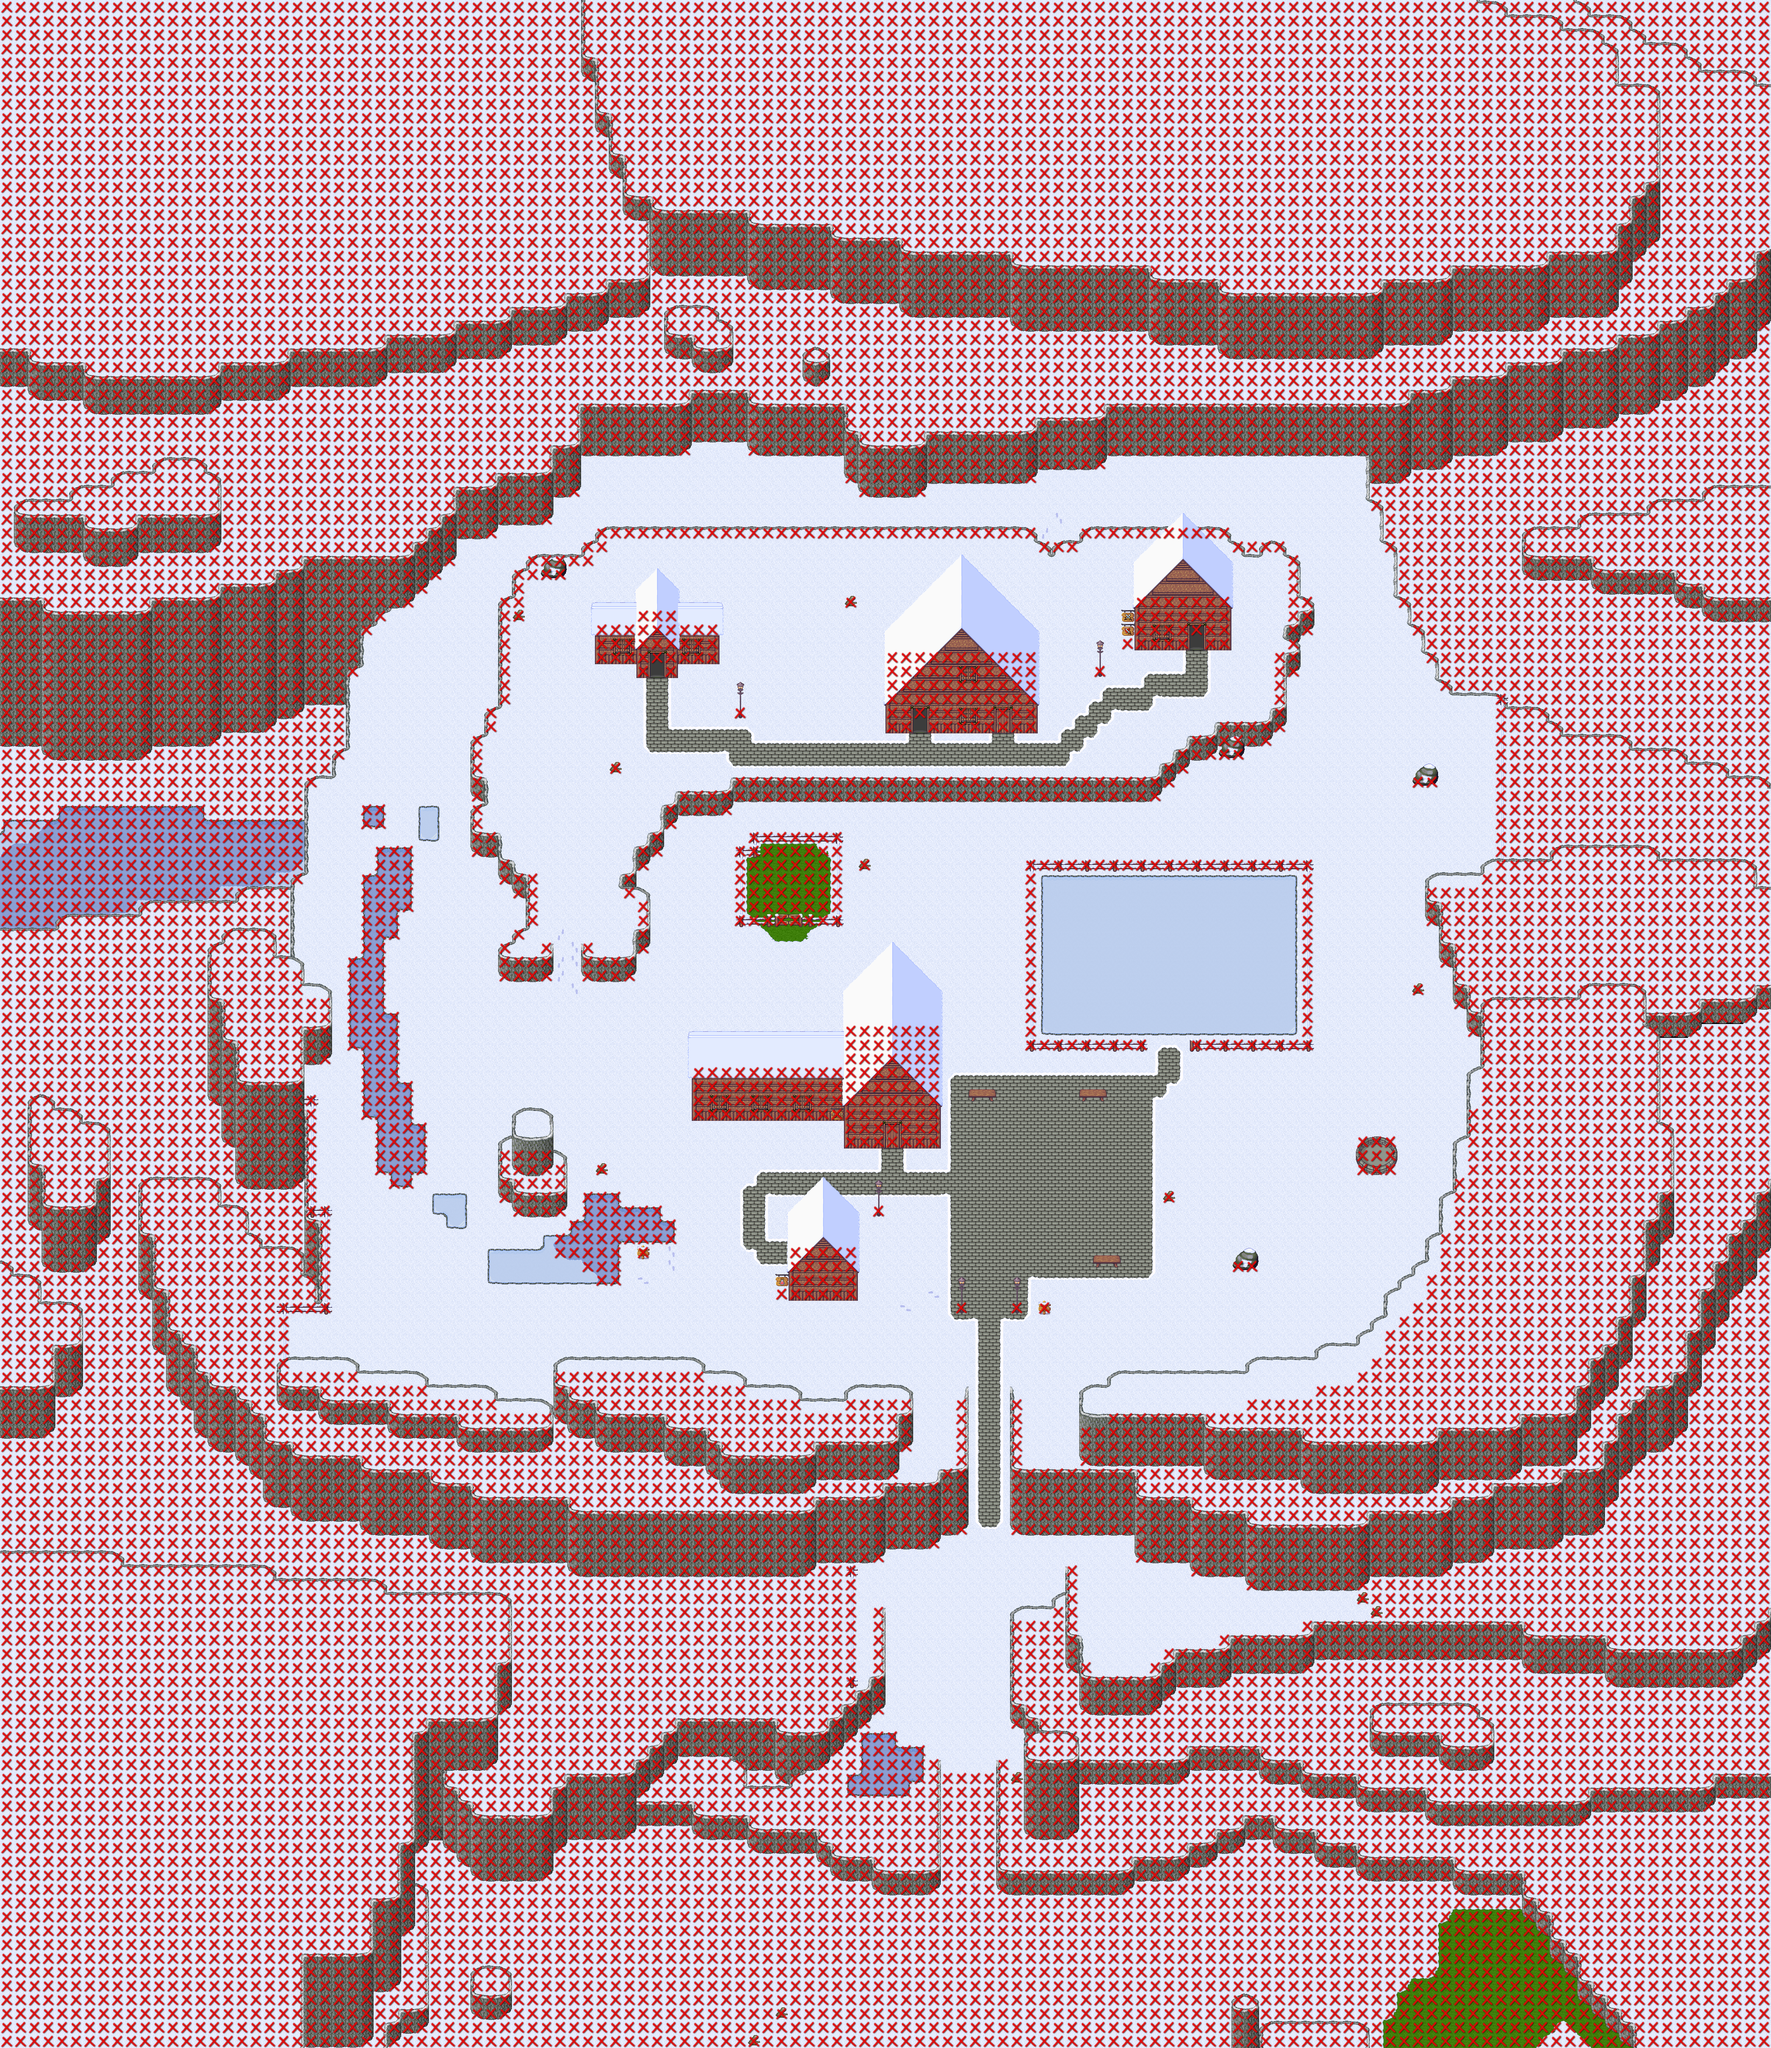

Rendered tile map (Tiled .tmx) drawn with the repository's tilesets; below, a short description and the map source with its tile grids summarised:
An orthogonal 128x148 tile map with 32x32 px tiles, 4 tile layers (Ground, Fringe, Over, Collision), 5 tilesets and 21 objects (14x PARTICLE_EFFECT, 7x WARP).

<map version="0.99b" orientation="orthogonal" width="128" height="148" tilewidth="32" tileheight="32">
 <properties>
  <property name="music" value="The Mana World - Snow Village.ogg" />
  <property name="minimap" value="graphics/images/minimap_new_11-1.png" />
 </properties>
 <tileset name="snow" firstgid="1" tilewidth="32" tileheight="32">
  <image source="../graphics/tiles/snowset.png" trans="000000" />
 </tileset>
 <tileset name="walk" firstgid="81" tilewidth="32" tileheight="32">
  <image source="../graphics/tiles/collision.png" />
 </tileset>
 <tileset name="building" firstgid="83" tilewidth="32" tileheight="32">
  <image source="../graphics/tiles/snow_building.png" />
 </tileset>
 <tileset name="Snow_x3" firstgid="193" tilewidth="32" tileheight="96">
  <image source="../graphics/tiles/snow_x3.png" />
 </tileset>
 <tileset name="Snow_x2" firstgid="209" tilewidth="32" tileheight="64">
  <image source="../graphics/tiles/snow_x2.png" />
 </tileset>
 <layer name="Ground" width="128" height="148">
  <data>[18944 cells, 18756 non-empty, 96 distinct tile ids]</data>
  <tileproperties />
 </layer>
 <layer name="Fringe" width="128" height="148">
  <data>[18944 cells, 3308 non-empty, 75 distinct tile ids]</data>
  <tileproperties />
 </layer>
 <layer name="Over" width="128" height="148">
  <data>[18944 cells, 588 non-empty, 50 distinct tile ids]</data>
  <tileproperties />
 </layer>
 <layer name="Collision" width="128" height="148">
  <data>[18944 cells, 14065 non-empty, 1 distinct tile ids]</data>
  <tileproperties />
 </layer>
 <objectgroup name="Objects" width="0" height="0">
  <object name="ToIceCave" type="WARP" x="2400" y="1216" width="96" height="32">
   <properties>
    <property name="DEST_MAP">
     12
    </property>
    <property name="DEST_Y">
     896
    </property>
    <property name="DEST_X">
     992
    </property>
   </properties>
  </object>
  <object name="ToSouthSnowField" type="WARP" x="2240" y="3360" width="96" height="64">
   <properties>
    <property name="DEST_MAP">
     10
    </property>
    <property name="DEST_Y">
     928
    </property>
    <property name="DEST_X">
     2208
    </property>
   </properties>
  </object>
  <object name="ToClothesShop" type="WARP" x="1504" y="1536" width="32" height="32">
   <properties>
    <property name="DEST_MAP">
     13
    </property>
    <property name="DEST_Y">
     1056
    </property>
    <property name="DEST_X">
     800
    </property>
   </properties>
  </object>
  <object name="ToPotionsShop" type="WARP" x="1792" y="2880" width="32" height="32">
   <properties>
    <property name="DEST_MAP">
     13
    </property>
    <property name="DEST_Y">
     800
    </property>
    <property name="DEST_X">
     2112
    </property>
   </properties>
  </object>
  <object name="ToINN" type="WARP" x="2048" y="2656" width="32" height="32">
   <properties>
    <property name="DEST_MAP">
     13
    </property>
    <property name="DEST_Y">
     960
    </property>
    <property name="DEST_X">
     3552
    </property>
   </properties>
  </object>
  <object name="ToWeaponsShop" type="WARP" x="2688" y="1472" width="32" height="32">
   <properties>
    <property name="DEST_MAP">
     13
    </property>
    <property name="DEST_Y">
     2272
    </property>
    <property name="DEST_X">
     1024
    </property>
   </properties>
  </object>
  <object name="ToHouse" type="WARP" x="2112" y="1664" width="32" height="32">
   <properties>
    <property name="DEST_MAP">
     13
    </property>
    <property name="DEST_Y">
     2176
    </property>
    <property name="DEST_X">
     2304
    </property>
   </properties>
  </object>
  <object name="graphics/particles/whirlpool.particle.xml" type="PARTICLE_EFFECT" x="2000" y="4016" width="0" height="0">
   <properties />
  </object>
  <object name="graphics/particles/whirlpool.particle.xml" type="PARTICLE_EFFECT" x="2032" y="4016" width="0" height="0">
   <properties />
  </object>
  <object name="graphics/particles/whirlpool.particle.xml" type="PARTICLE_EFFECT" x="2000" y="4048" width="0" height="0">
   <properties />
  </object>
  <object name="graphics/particles/whirlpool.particle.xml" type="PARTICLE_EFFECT" x="2032" y="4048" width="0" height="0">
   <properties />
  </object>
  <object name="graphics/particles/whirlpool.particle.xml" type="PARTICLE_EFFECT" x="2064" y="4048" width="0" height="0">
   <properties />
  </object>
  <object name="graphics/particles/whirlpool.particle.xml" type="PARTICLE_EFFECT" x="2096" y="4048" width="0" height="0">
   <properties />
  </object>
  <object name="graphics/particles/whirlpool.particle.xml" type="PARTICLE_EFFECT" x="2000" y="4080" width="0" height="0">
   <properties />
  </object>
  <object name="graphics/particles/whirlpool.particle.xml" type="PARTICLE_EFFECT" x="2032" y="4080" width="0" height="0">
   <properties />
  </object>
  <object name="graphics/particles/whirlpool.particle.xml" type="PARTICLE_EFFECT" x="2064" y="4080" width="0" height="0">
   <properties />
  </object>
  <object name="graphics/particles/whirlpool.particle.xml" type="PARTICLE_EFFECT" x="2096" y="4080" width="0" height="0">
   <properties />
  </object>
  <object name="graphics/particles/whirlpool.particle.xml" type="PARTICLE_EFFECT" x="1968" y="4112" width="0" height="0">
   <properties />
  </object>
  <object name="graphics/particles/whirlpool.particle.xml" type="PARTICLE_EFFECT" x="2000" y="4112" width="0" height="0">
   <properties />
  </object>
  <object name="graphics/particles/whirlpool.particle.xml" type="PARTICLE_EFFECT" x="2032" y="4112" width="0" height="0">
   <properties />
  </object>
  <object name="graphics/particles/whirlpool.particle.xml" type="PARTICLE_EFFECT" x="2064" y="4112" width="0" height="0">
   <properties />
  </object>
 </objectgroup>
</map>
